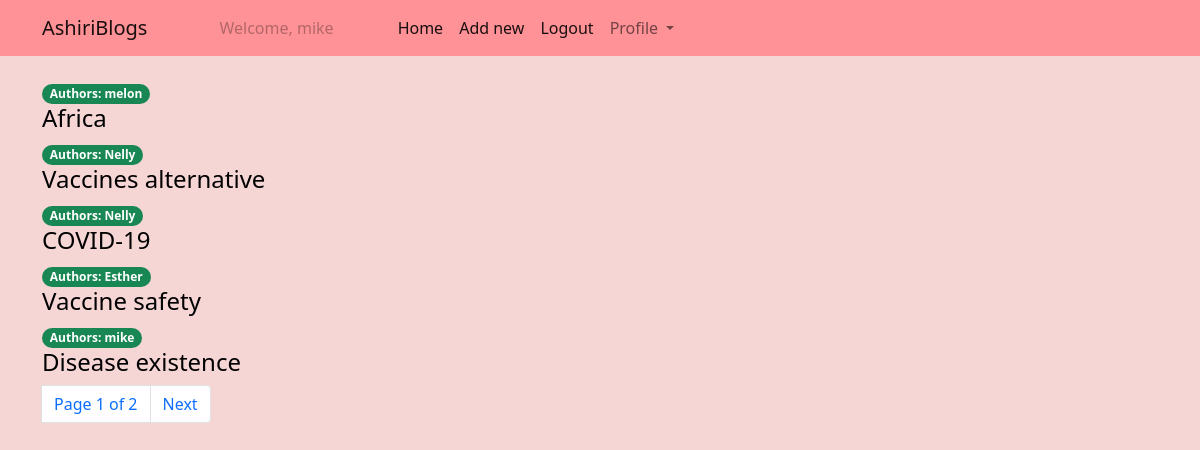
Screenshot of /ashiriblogapp/ (signed in) with the database file from the repository.
### ashiriblogapp/models.py (models this page shows, shortened)
class blogs(models.Model):
		title = models.CharField(max_length=200)
		description = models.TextField()
		slug = models.SlugField(max_length=100, unique=True)
		published = models.DateTimeField(auto_now_add=True)
		author = models.ForeignKey(User, on_delete=models.CASCADE) #a one to many relationship model

### ashiriblogapp/views.py (the view)
# urls.py: path('', views.article_list, name='article_list'),
def article_list(request):
		article_list = blogs.objects.all().order_by('published')
		paginator = Paginator(article_list, 5)
		page = request.GET.get('page')
		try:
				articles = paginator.page(page)
		except PageNotAnInteger:
				articles = paginator.page(1)
		except EmptyPage:
				articles = paginator.page(paginator.num_pages)
		return render(request, 'ashiriblogapp/articles.html', {'article_list':articles, 'page':page})

### ashiriblogapp/templates/ashiriblogapp/articles.html (shortened to what this page needs)
{% extends "ashiriblogapp/base.html" %}
{% block body %}
	<div class="container mt-4">
			{% for blog in article_list %}
				<span class="badge rounded-pill bg-success">Authors: {{blog.author}}</span>
				<h4 ><a class="link-style" href="{% url 'article_detail' blog.slug %}">{{blog.title}}</a></h4>
			{% endfor %}
			{% include 'ashiriblogapp/pagination.html' with page=article_list %}
		</div>
{% endblock %}

### ashiriblogapp/templates/ashiriblogapp/navbar.html (shortened to what this page needs)
<nav class="navbar navbar-expand-lg navbar navbar-light"  style="background-color: #ff9296;">
  <div class="container">
    <a class="navbar-brand" href="{% url 'article_list' %}">AshiriBlogs</a>
    <div class="collapse navbar-collapse" id="navbarNavDropdown">
      <ul class="navbar-nav">
				{% if request.user.is_authenticated %}
				<li class="nav-item mx-5">
          <a class="nav-link disabled">Welcome, {{request.user.username}}</a>
        </li>
        <li class="nav-item">
          <a class="nav-link active" aria-current="page" href="{% url 'article_list' %}">Home</a>
        </li>
        <li class="nav-item">
          <a class="nav-link active" href="{% url 'add_article' %}">Add new</a>
        </li>
        <li class="nav-item">
          <a class="nav-link active" href="{% url 'user_logout' %}">Logout</a>
        </li>
        <li class="nav-item dropdown">
          <a class="nav-link dropdown-toggle" href="" id="navbarDropdownMenuLink" role="button" data-bs-toggle="dropdown" aria-expanded="false">
            Profile
          </a>
        </li>
				{% endif %}
      </ul>
    </div>
  </div>
</nav>

### ashiriblogapp/templates/ashiriblogapp/articles.html (style rules this page uses)
.link-style { text-decoration: none; color: black; }
body { background-color: rgb(246, 213, 213); }

### rows the page displays
blogs: author "melon", title "Africa"
blogs: author "Nelly", title "Vaccines alternative"
blogs: author "Nelly", title "COVID-19"
blogs: author "Esther", title "Vaccine safety"
blogs: author "mike", title "Disease existence"

### other values shown
{{ request.user.username }} "mike"
{{ page.number }} "1"
{{ page.paginator.num_pages }} "2"
